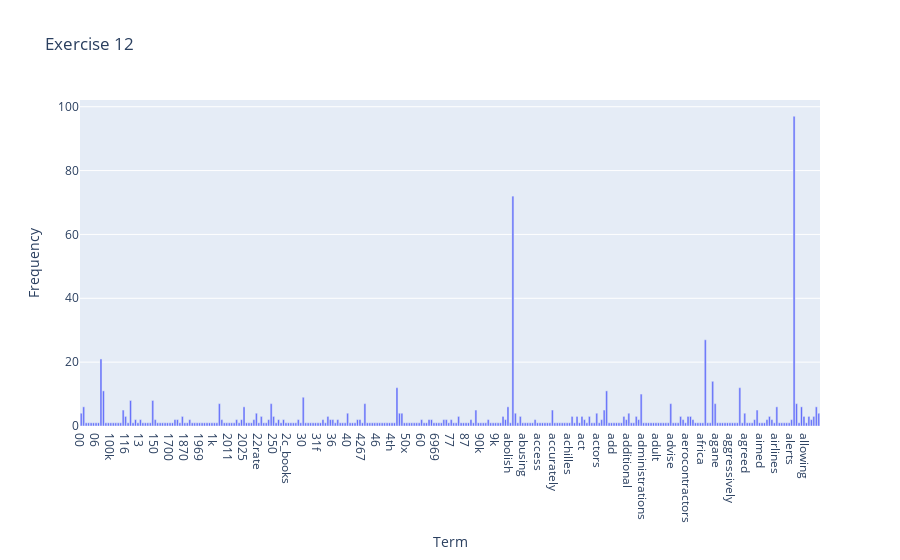
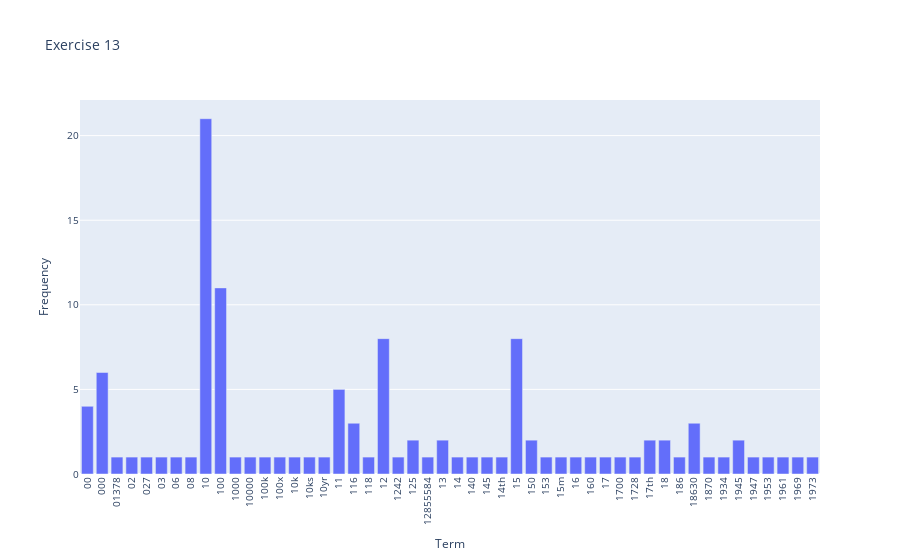
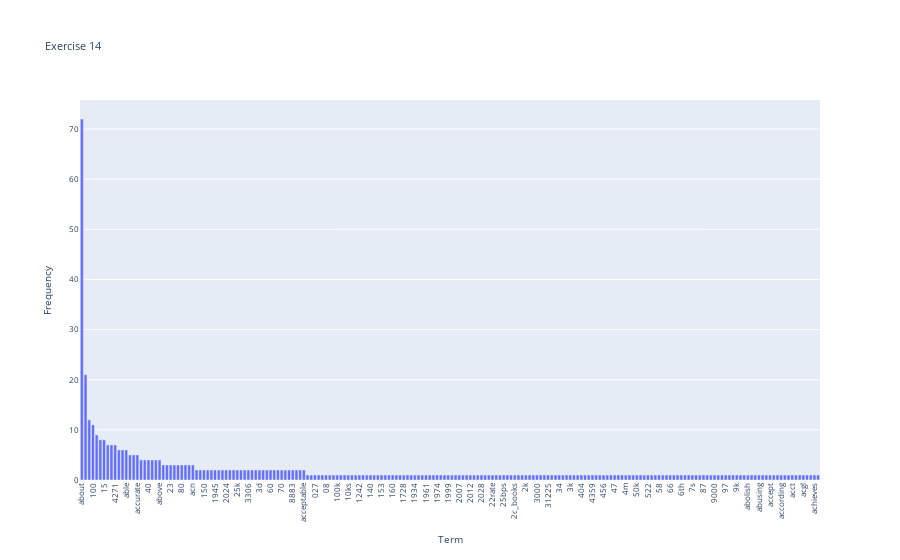
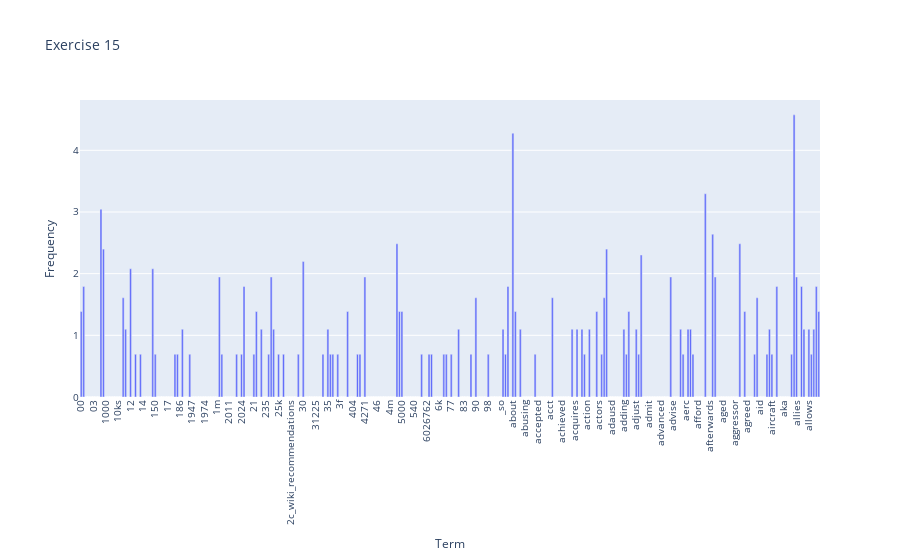

Notebook source saved alongside these figures, in order:
### Markdown cell above
# Phase 1

### Code cell
### Begin Assignment Here

# Read data and save into a DataFrame
df = pd.read_csv("./newdataset/Reddit-stock-sentiment.csv")

# Exercise 1
print("=========================Excercise 1=========================")
print("[Print the first three sample]")
for i in range(3):
    print("\n".join(df.text[i].split("\n")))
print()

# Exercise 2
print("=========================Excercise 2=========================")
print("[Try other querying techniques]")
print("[Skip this exercise]")
print()

# Exercise 3
print("=========================Excercise 3=========================")
print("[Try to fetch records which have positive sentiments]")
print("[Query every 10th record. Only show the first 5 records]")
print("[For the readibility, skip the other columns]")
print(df[df["sentiment"] == 1.0]["sentiment"][::10][0:5])
print()

# Exercise 4
print("=========================Excercise 4=========================")
print("[Check whether there's a missing value by column]")
print(df.isnull().apply(lambda x: dmh.check_missing_values(x), axis=1))
print()

# Remove missing values
print("[Remove missing values]")
df.dropna(inplace=True, subset=["sentiment"])
print()

# Exercise 5
print("=========================Excercise 5=========================")
print("[Check whether isnull() works]")
print("[Skip this exercise because it's trivial]")
print()

# Deal with duplicate data
print("[Remove duplicate data]")
df.drop_duplicates(keep=False, inplace=True)
print()

# Take n samples from df
df_sample = df.sample(n=250)

# Exercise 6
print("=========================Excercise 6=========================")
print("[Report the changes I noticed between df and df_smaple]")
print("[Skip this exercise because it's the same with the answer in Master]")
print()

# Exercise 7
print("=========================Excercise 7=========================")
print("[Automate the 'ylim' parameter instead of hard-coding it]")
df_sample.sentiment.value_counts().plot(kind = 'bar',
                                        title = 'Exercise 7 Sentiment distribution',
                                        ylim = [0, df_sample.sentiment.value_counts().max() + 30], 
                                        rot = 0, fontsize = 12, figsize = (8,3));
print()

# Exercise 8
print("=========================Excercise 8=========================")
print("[Do a side-by-side comparison of the distribution between the two datasets]")
counts_df = df.sentiment.value_counts()
counts_dfs = df_sample.sentiment.value_counts()

df_compare = pd.DataFrame({
    "df": counts_df,
    "df_sample": counts_dfs.reindex(counts_df.index)
})

df_compare.plot(kind = 'bar',
                title = 'Exercise 8 Sentiment distribution',
                ylim = [0, df.sentiment.value_counts().max() + 30], 
                rot = 0, fontsize = 12, figsize = (8, 4))
print()

# Exercise 9
print("=========================Excercise 9=========================")
print("[Analyze the first record of df with the analyzer]")
count_vect = CountVectorizer()
df_counts = count_vect.fit_transform(df.text)
analyze = count_vect.build_analyzer()
print(analyze(df.text[0]))
print()

# Exercise 10
print("=========================Excercise 10========================")
print("[Find the '3' in document index 3 and show the word it represents]")
rows, cols = df_counts[0:5, 0:100].toarray().nonzero()
for r, c in zip(rows, cols):
    val = df_counts[0:5, 0:100].toarray()[r, c]
    print(f"The value of ({r}, {c}) is {val}, which represents word: ", end="")
    print(count_vect.get_feature_names_out()[c:c+1])
print()

# Exercise 11
print("=========================Excercise 11========================")
print("[Get a nice and useful visualization]")
# Choose 20 samples and ranked terms by frequency
sample_size = 20
np.random.seed(42)
sample_docs = np.random.choice(range(df_counts.shape[0]), size=sample_size, replace=False)

term_freq = np.asarray(df_counts.sum(axis=0)).flatten()
sorted_term_idx = np.argsort(-term_freq)[0:sample_size]

plot_z = df_counts[sample_docs, :][:, sorted_term_idx].toarray()
plot_x = ["term_"+str(i) for i in count_vect.get_feature_names_out()[sorted_term_idx]]
plot_y = ["doc_" + str(i) for i in sample_docs]

df_todraw = pd.DataFrame(plot_z, columns=plot_x, index=plot_y)

plt.subplots(figsize=(16, 12))
ax = sns.heatmap(df_todraw, 
                 cmap="PuRd",
                 vmin=0, vmax=plot_z.flatten().max(), annot=True)
ax.set_title("Exercise 11")
print()

# Exercise 12
print("=========================Excercise 12========================")
print("[Try to make a nicer interactive visualization with plotly]")
term_frequencies = np.asarray(df_counts.sum(axis=0))[0]

data = pd.DataFrame({
    'Term': count_vect.get_feature_names_out()[:300],
    'Frequency': term_frequencies[:300]
})
fig12 = py.express.bar(data, x='Term', y='Frequency', title="Exercise 12")
fig12.show() 
print()

# Exercise 13
print("=========================Excercise 13========================")
print("[Efficiently reduce the number of terms in visualization]")
data = pd.DataFrame({
    'Term': count_vect.get_feature_names_out()[:50],
    'Frequency': term_frequencies[:50]
})

fig = py.express.bar(data, x='Term', y='Frequency', title="Exercise 13")

fig.update_layout(
    font={'size': 10},
    xaxis_tickangle=-90
)
fig.show() 
print()

# Exercise 14
print("=========================Excercise 14========================")
print("[Sort terms by frequency and make a long tail plot]")
data = pd.DataFrame({
    'Term': count_vect.get_feature_names_out()[:200],
    'Frequency': term_frequencies[:200]
})

fig14 = py.express.bar(data, x='Term', y='Frequency', title="Exercise 14")

fig14.update_layout(
    font={'size': 8},
    xaxis={'categoryorder':'total descending'},
    xaxis_tickangle=-90
)
fig14.show()
print()

# Exercise 15
print("=========================Excercise 15========================")
print("[Do log transform to term_frequencies]")
term_frequencies_log = [math.log(i) for i in term_frequencies]

data = pd.DataFrame({
    'Term': count_vect.get_feature_names_out()[:300],
    'Frequency': term_frequencies_log[:300]
})

fig = py.express.bar(data, x='Term', y='Frequency', title="Exercise 15")

fig.update_layout(
    font={'size': 10},
    xaxis_tickangle=-90,
    margin={'b': 150}
)
fig.show()

### Figure 1 — Plotly figure (JSON) as saved in the notebook; plotly's stock layout.template omitted (floating-point values rounded to 4 significant figures; data arrays with more than 128 entries replaced by an {"elided": "..."} marker saying what was removed)
{"data": [{"hovertemplate": "Term=%{x}<br>Frequency=%{y}<extra></extra>", "legendgroup": "", "marker": {"color": "#636efa", "pattern": {"shape": ""}}, "name": "", "orientation": "v", "showlegend": false, "textposition": "auto", "type": "bar", "x": {"elided": "300 str values"}, "xaxis": "x", "y": {"elided": "300 int values"}, "yaxis": "y"}], "layout": {"barmode": "relative", "legend": {"tracegroupgap": 0}, "title": {"text": "Exercise 12"}, "xaxis": {"anchor": "y", "domain": [0, 1], "title": {"text": "Term"}}, "yaxis": {"anchor": "x", "domain": [0, 1], "title": {"text": "Frequency"}}}}

### Figure 2 — Plotly figure (JSON) as saved in the notebook; plotly's stock layout.template omitted (floating-point values rounded to 4 significant figures)
{"data": [{"hovertemplate": "Term=%{x}<br>Frequency=%{y}<extra></extra>", "legendgroup": "", "marker": {"color": "#636efa", "pattern": {"shape": ""}}, "name": "", "orientation": "v", "showlegend": false, "textposition": "auto", "type": "bar", "x": ["00", "000", "01378", "02", "027", "03", "06", "08", "10", "100", "1000", "10000", "100k", "100x", "10k", "10ks", "10yr", "11", "116", "118", "12", "1242", "125", "12855584", "13", "14", "140", "145", "14th", "15", "150", "153", "15m", "16", "160", "17", "1700", "1728", "17th", "18", "186", "18630", "1870", "1934", "1945", "1947", "1953", "1961", "1969", "1973"], "xaxis": "x", "y": [4, 6, 1, 1, 1, 1, 1, 1, 21, 11, 1, 1, 1, 1, 1, 1, 1, 5, 3, 1, 8, 1, 2, 1, 2, 1, 1, 1, 1, 8, 2, 1, 1, 1, 1, 1, 1, 1, 2, 2, 1, 3, 1, 1, 2, 1, 1, 1, 1, 1], "yaxis": "y"}], "layout": {"barmode": "relative", "font": {"size": 10}, "legend": {"tracegroupgap": 0}, "title": {"text": "Exercise 13"}, "xaxis": {"anchor": "y", "domain": [0, 1], "tickangle": -90, "title": {"text": "Term"}}, "yaxis": {"anchor": "x", "domain": [0, 1], "title": {"text": "Frequency"}}}}

### Figure 3 — Plotly figure (JSON) as saved in the notebook; plotly's stock layout.template omitted (floating-point values rounded to 4 significant figures; data arrays with more than 128 entries replaced by an {"elided": "..."} marker saying what was removed)
{"data": [{"hovertemplate": "Term=%{x}<br>Frequency=%{y}<extra></extra>", "legendgroup": "", "marker": {"color": "#636efa", "pattern": {"shape": ""}}, "name": "", "orientation": "v", "showlegend": false, "textposition": "auto", "type": "bar", "x": {"elided": "200 str values"}, "xaxis": "x", "y": {"elided": "200 int values"}, "yaxis": "y"}], "layout": {"barmode": "relative", "font": {"size": 8}, "legend": {"tracegroupgap": 0}, "title": {"text": "Exercise 14"}, "xaxis": {"anchor": "y", "categoryorder": "total descending", "domain": [0, 1], "tickangle": -90, "title": {"text": "Term"}}, "yaxis": {"anchor": "x", "domain": [0, 1], "title": {"text": "Frequency"}}}}

### Figure 4 — Plotly figure (JSON) as saved in the notebook; plotly's stock layout.template omitted (floating-point values rounded to 4 significant figures; data arrays with more than 128 entries replaced by an {"elided": "..."} marker saying what was removed)
{"data": [{"hovertemplate": "Term=%{x}<br>Frequency=%{y}<extra></extra>", "legendgroup": "", "marker": {"color": "#636efa", "pattern": {"shape": ""}}, "name": "", "orientation": "v", "showlegend": false, "textposition": "auto", "type": "bar", "x": {"elided": "300 str values"}, "xaxis": "x", "y": {"elided": "300 float values"}, "yaxis": "y"}], "layout": {"barmode": "relative", "font": {"size": 10}, "legend": {"tracegroupgap": 0}, "margin": {"b": 150}, "title": {"text": "Exercise 15"}, "xaxis": {"anchor": "y", "domain": [0, 1], "tickangle": -90, "title": {"text": "Term"}}, "yaxis": {"anchor": "x", "domain": [0, 1], "title": {"text": "Frequency"}}}}
